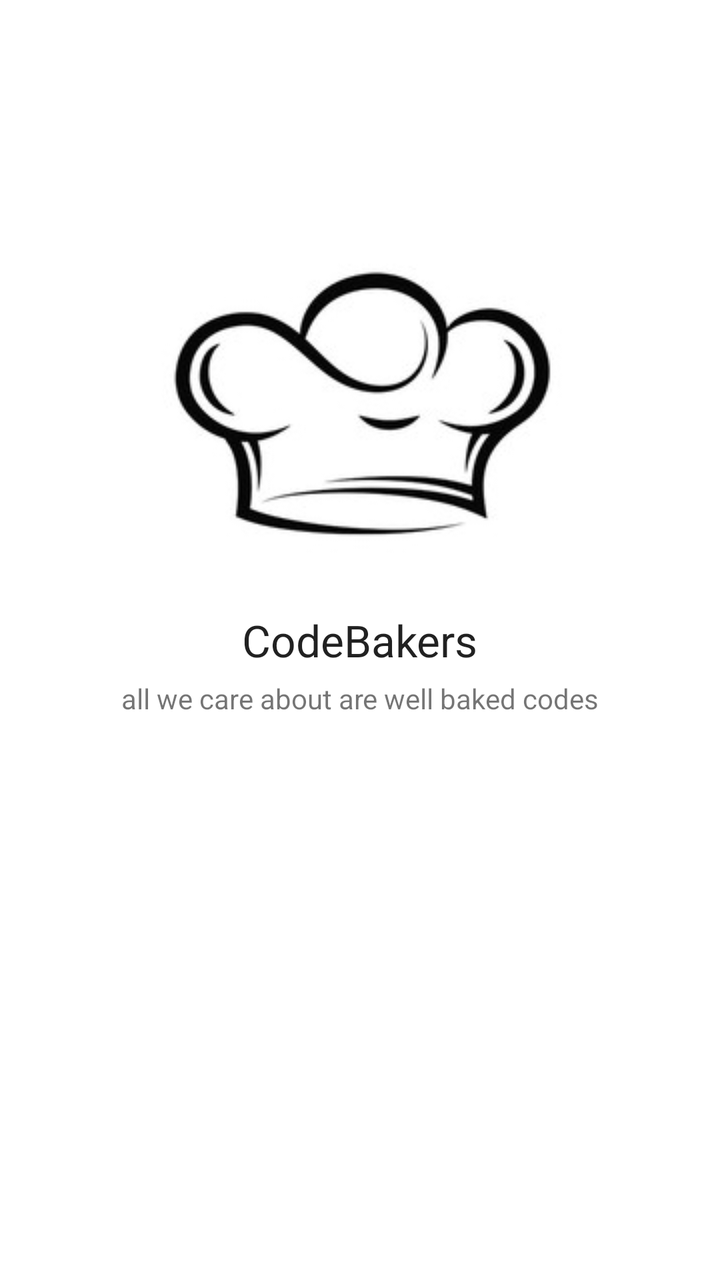
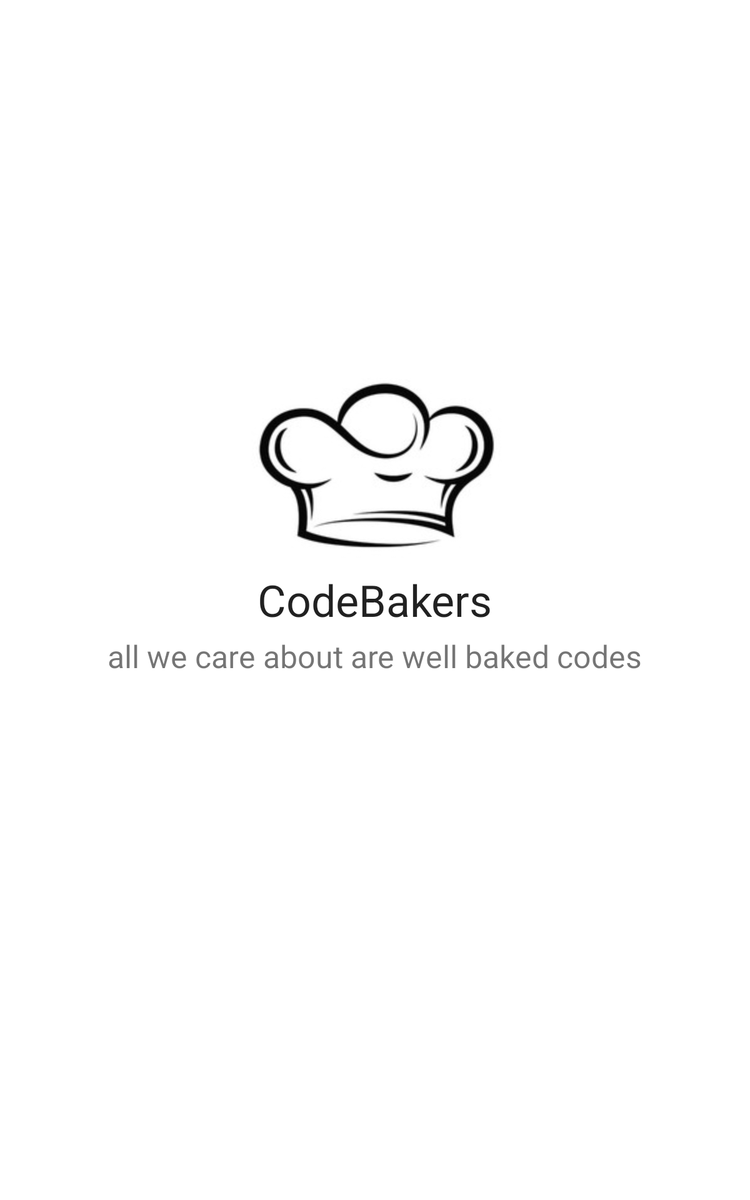

One screen, two layout resources from the same app: the default and the repository's alternative for another configuration. Each is rendered where Android would select it; the XML of both is given below.
<!-- AndroidManifest.xml: application theme AppTheme -->
<!-- res/layout/activity_main.xml -->
<?xml version="1.0" encoding="utf-8"?>
<RelativeLayout xmlns:android="http://schemas.android.com/apk/res/android"
    xmlns:app="http://schemas.android.com/apk/res-auto"
    xmlns:tools="http://schemas.android.com/tools"
    android:id="@+id/activity_main"
    android:layout_width="match_parent"
    android:layout_height="match_parent"
    android:paddingBottom="@dimen/activity_vertical_margin"
    android:paddingLeft="@dimen/activity_horizontal_margin"
    android:paddingRight="@dimen/activity_horizontal_margin"
    android:paddingTop="@dimen/activity_vertical_margin"
    android:background="@color/white"
    >

    <ImageView
        android:layout_width="wrap_content"
        android:layout_height="wrap_content"
        app:srcCompat="@drawable/baker"
        android:id="@+id/imageView2"
        android:layout_alignParentTop="true"
        android:layout_centerHorizontal="true"
        android:layout_marginTop="100dp"
        android:layout_marginBottom="50dp"/>

    <TextView
        android:text="all we care about are well baked codes"
        android:layout_width="wrap_content"
        android:layout_height="wrap_content"
        android:id="@+id/textView2"
        android:layout_below="@+id/title"
        android:layout_centerHorizontal="true"
        android:layout_marginTop="5dp" />

    <TextView
        android:layout_width="wrap_content"
        android:layout_height="wrap_content"
        android:text="CodeBakers"
        android:textAppearance="@style/Base.TextAppearance.AppCompat.Large"
        android:id="@+id/title"
        android:layout_centerVertical="true"
        android:layout_centerHorizontal="true" />

</RelativeLayout>
<!-- resources referenced by this layout -->
<resources>
  <color name="white">#fff</color>
  <dimen name="activity_horizontal_margin">16dp</dimen>
  <dimen name="activity_vertical_margin">16dp</dimen>
  <!-- drawable baker: jpg bitmap (drawable, 7450 bytes) -->
  <style name="AppTheme" parent="Theme.AppCompat.Light.NoActionBar">
          
          <item name="colorPrimary">@color/white</item>
          <item name="colorPrimaryDark">@color/white</item>
          <item name="colorAccent">@color/colorAccent</item>
          <item name="android:windowLightStatusBar">true</item>
          <item name="android:windowActionBar">false</item>
          <item name="windowActionBar">false</item>
          <item name="windowNoTitle">true</item>
  
      </style>
  <color name="colorAccent">#A05DCD</color>
</resources>
<!-- res/layout-sw600dp/activity_main.xml (the repository's variant of the layout above) -->
<!-- drawn on a 7-inch tablet held upright -->
<?xml version="1.0" encoding="utf-8"?>
<RelativeLayout xmlns:android="http://schemas.android.com/apk/res/android"
    xmlns:app="http://schemas.android.com/apk/res-auto"
    xmlns:tools="http://schemas.android.com/tools"
    android:id="@+id/activity_main"
    android:layout_width="match_parent"
    android:layout_height="match_parent"
    android:paddingBottom="@dimen/activity_vertical_margin"
    android:paddingLeft="@dimen/activity_horizontal_margin"
    android:paddingRight="@dimen/activity_horizontal_margin"
    android:paddingTop="@dimen/activity_vertical_margin"
    android:background="@color/white"
    >

    <TextView
        android:text="all we care about are well baked codes"
        android:layout_width="wrap_content"
        android:layout_height="wrap_content"
        android:id="@+id/textView2"
        android:textSize="25sp"
        android:layout_below="@+id/title"
        android:layout_centerHorizontal="true"
        android:layout_marginTop="5dp" />

    <TextView
        android:layout_width="wrap_content"
        android:layout_height="wrap_content"
        android:text="CodeBakers"
        android:textAppearance="@style/Base.TextAppearance.AppCompat.Large"
        android:textSize="35sp"
        android:id="@+id/title"
        android:layout_centerVertical="true"
        android:layout_centerHorizontal="true" />

    <ImageView
        android:layout_width="wrap_content"
        android:layout_height="wrap_content"
        app:srcCompat="@drawable/baker"
        android:id="@+id/imageView2"
        android:layout_above="@+id/title"
        android:layout_centerHorizontal="true" />

</RelativeLayout>
